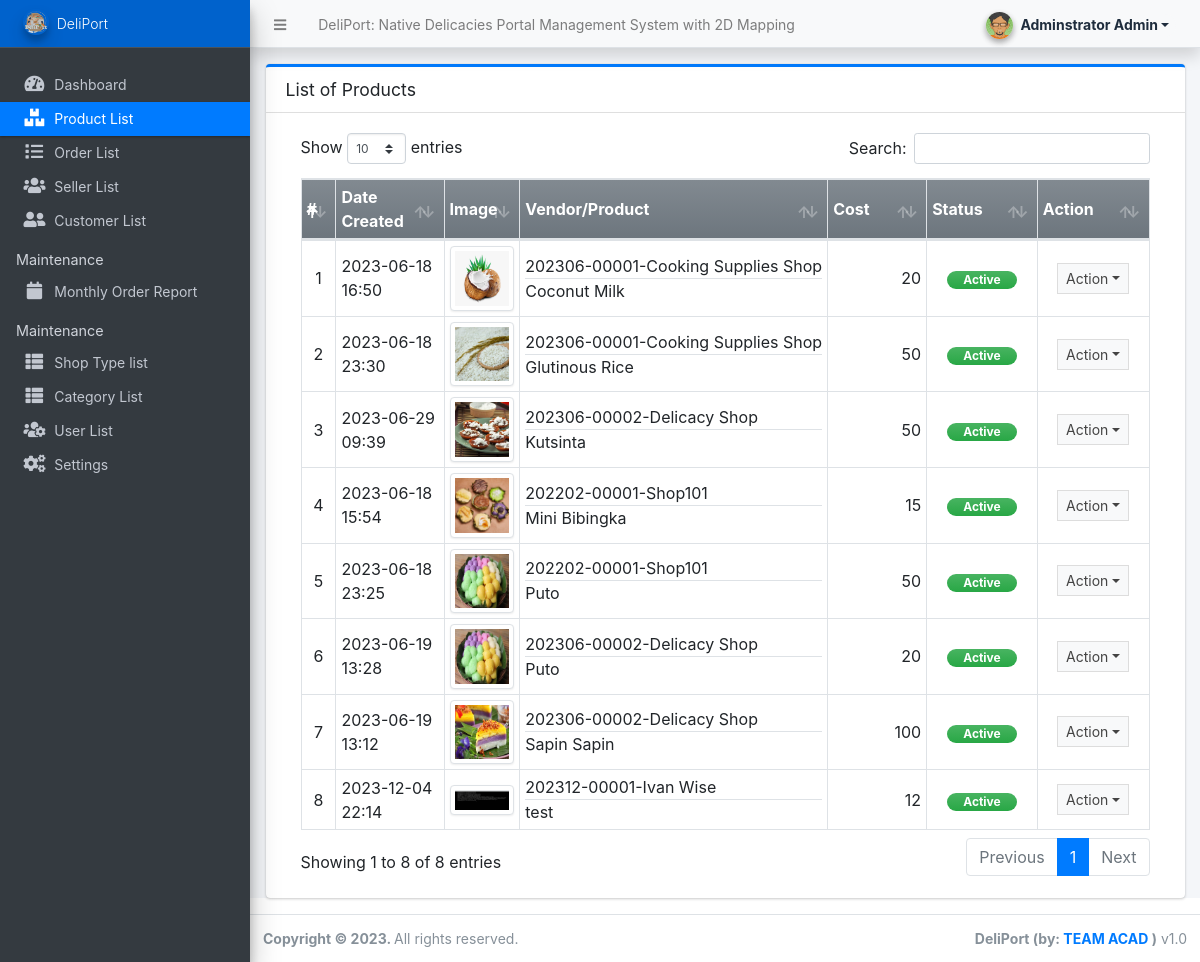
Page /admin/?page=products (signed in) on the committed database.
### tables this page shows
CREATE TABLE `product_list` (
  `id` int(30) NOT NULL,
  `vendor_id` int(30) DEFAULT NULL,
  `category_id` int(30) DEFAULT NULL,
  `name` text NOT NULL,
  `description` text NOT NULL,
  `price` double NOT NULL DEFAULT '0',
  `image_path` text,
  `status` tinyint(1) NOT NULL DEFAULT '1',
  `delete_flag` tinyint(1) NOT NULL DEFAULT '0',
  `limit_per_day` int(11) DEFAULT NULL,
  `supplier_id` int(11) DEFAULT NULL,
  `date_created` datetime NOT NULL DEFAULT CURRENT_TIMESTAMP,
  `date_updated` datetime DEFAULT NULL ON UPDATE CURRENT_TIMESTAMP
);

CREATE TABLE `vendor_list` (
  `id` int(30) NOT NULL,
  `code` varchar(100) NOT NULL,
  `shop_type_id` int(30) NOT NULL,
  `shop_name` text NOT NULL,
  `shop_owner` text NOT NULL,
  `contact` text NOT NULL,
  `username` text NOT NULL,
  `password` text NOT NULL,
  `avatar` text,
  `status` tinyint(1) NOT NULL DEFAULT '0',
  `delete_flag` tinyint(1) NOT NULL DEFAULT '0',
  `business_permit` text,
  `is_supplier` tinyint(4) NOT NULL DEFAULT '0',
  `date_created` datetime NOT NULL DEFAULT CURRENT_TIMESTAMP,
  `date_updated` datetime DEFAULT NULL ON UPDATE CURRENT_TIMESTAMP
);

### config.php (called while the page is built, shortened)
<?php
require_once('classes/DBConnection.php');
require_once('classes/SystemSettings.php');
function validate_image($file){
    $file = explode("?",$file)[0];
	if(!empty($file)){
		if(is_file(base_app.$file)){
			return base_url.$file;
		}else{
			return base_url.'dist/img/no-image-available.png';
		}
	}else{
		return base_url.'dist/img/no-image-available.png';
	}
}
function isMobileDevice(){
    $aMobileUA = array(
        '/iphone/i' => 'iPhone',
        '/ipod/i' => 'iPod',
        '/ipad/i' => 'iPad',
        '/android/i' => 'Android',
        '/blackberry/i' => 'BlackBerry',
        '/webos/i' => 'Mobile'
    );
    return false;
}
function format_num($number = 0, $max_decimal = ''){
    if(is_numeric($number)){
        $ex = explode('.',$number);
        $dec = isset($ex[1]) ? strlen($ex[1]) : 0;
        if(empty($max_decimal) || (is_numeric($max_decimal) && $max_decimal >= $dec)){
            return number_format($number,$dec);
        }else{
            if(is_numeric($max_decimal))
                return number_format($number,$max_decimal);
            else
                return "Invalid Maximum Decimal";
        }
    }else{
        return "Invalid Number";
    }
}
?>

### classes/DBConnection.php (called while the page is built, shortened)
<?php
class DBConnection{
    private $host = DB_SERVER;
    private $username = DB_USERNAME;
    private $password = DB_PASSWORD;
    private $database = DB_NAME;
    public $conn;
    public function __construct(){
        if (!isset($this->conn)) {
            $this->conn = new mysqli($this->host, $this->username, $this->password, $this->database);
        }
    }
}
?>

### classes/SystemSettings.php (called while the page is built, shortened)
<?php
class SystemSettings extends DBConnection{
	function userdata($field = ''){
		if(!empty($field)){
			if(isset($_SESSION['userdata'][$field]))
				return $_SESSION['userdata'][$field];
			else
				return null;
		}else{
			return false;
		}
	}
	function info($field=''){
		if(!empty($field)){
			if(isset($_SESSION['system_info'][$field]))
				return $_SESSION['system_info'][$field];
			else
				return false;
		}else{
			return false;
		}
	}
}
$_settings = new SystemSettings();
?>

### admin/products/index.php (the view, shortened to what this page needs)
<div class="card card-outline card-primary">
	<div class="card-header">
		<h3 class="card-title">List of Products</h3>
	</div>
	<div class="card-body">
		<div class="container-fluid">
        <div class="container-fluid">
			<table class="table table-bordered table-stripped">
				<colgroup>
					<col width="5%">
					<col width="15%">
					<col width="10%">
					<col width="25%">
					<col width="15%">
					<col width="15%">
					<col width="15%">
				</colgroup>
				<thead>
					<tr class="bg-gradient-secondary">
						<th>#</th>
						<th>Date Created</th>
						<th>Image</th>
						<th>Vendor/Product</th>
						<th>Cost</th>
						<th>Status</th>
						<th>Action</th>
					</tr>
				</thead>
				<tbody>
					<?php
					$i = 1;
						$qry = $conn->query("SELECT p.*,v.code, v.shop_name as `vendor` from `product_list` p inner join vendor_list v on p.vendor_id = v.id where p.delete_flag = 0 order by p.`name` asc ");
						while($row = $qry->fetch_assoc()):
					?>
						<tr>
							<td class="text-center"><?php echo $i++; ?></td>
							<td><?php echo date("Y-m-d H:i",strtotime($row['date_created'])) ?></td>
							<td class="text-center"><img src="<?= validate_image($row['image_path']) ?>" alt="Product Image" class="border border-gray img-thumbnail product-img"></td>
							<td>
								<div class="border-bottom text-truncate"><?= $row['code'].'-'.$row['vendor'] ?></div>
								<div class="text-truncate"><?= $row['name'] ?></div>
							</td>
							<td class="text-right"><?php echo format_num($row['price']) ?></td>
							<td class="text-center">
                                <?php if($row['status'] == 1): ?>
                                    <span class="badge badge-success bg-gradient-success px-3 rounded-pill">Active</span>
                                <?php else: ?>
                                    <span class="badge badge-danger bg-gradient-danger px-3 rounded-pill">Inactive</span>
                                <?php endif; ?>
                            </td>
							<td align="center">
								 <button type="button" class="btn btn-flat btn-default btn-sm dropdown-toggle dropdown-icon" data-toggle="dropdown">
				                  		Action
				                  </button>
							</td>
						</tr>
					<?php endwhile; ?>
				</tbody>
			</table>
		</div>
		</div>
	</div>
</div>

### admin/index.php (shortened to what this page needs)
<?php require_once('../config.php'); ?>
 <!DOCTYPE html>
<html lang="en" class="" style="height: auto;">
<?php require_once('inc/header.php') ?>
  <body class="sidebar-mini layout-fixed control-sidebar-slide-open layout-navbar-fixed sidebar-mini-md sidebar-mini-xs" data-new-gr-c-s-check-loaded="14.991.0" data-gr-ext-installed="" style="height: auto;">
    <div class="wrapper">
     <?php require_once('inc/topBarNav.php') ?>
     <?php require_once('inc/navigation.php') ?>
     <?php $page = isset($_GET['page']) ? $_GET['page'] : 'home';  ?>
      <div class="content-wrapper pt-3" style="min-height: 567.854px;">
        <section class="content">
          <div class="container-fluid">
            <?php
              if(!file_exists($page.".php") && !is_dir($page)){
                  include '404.html';
              }else{
                if(is_dir($page))
                  include $page.'/index.php';
                else
                  include $page.'.php';
              }
            ?>
          </div>
        </section>
      </div>
      <?php require_once('inc/footer.php') ?>
  </body>
</html>

### admin/inc/header.php (shortened to what this page needs)
<head>
    <link rel="stylesheet" href="<?php echo base_url ?>plugins/fontawesome-free/css/all.min.css">
    <link rel="stylesheet" href="<?php echo base_url ?>plugins/tempusdominus-bootstrap-4/css/tempusdominus-bootstrap-4.min.css">
  <link rel="stylesheet" href="<?php echo base_url ?>plugins/datatables-bs4/css/dataTables.bootstrap4.min.css">
  <link rel="stylesheet" href="<?php echo base_url ?>plugins/datatables-responsive/css/responsive.bootstrap4.min.css">
  <link rel="stylesheet" href="<?php echo base_url ?>plugins/datatables-buttons/css/buttons.bootstrap4.min.css">
  <link rel="stylesheet" href="<?php echo base_url ?>plugins/select2/css/select2.min.css">
  <link rel="stylesheet" href="<?php echo base_url ?>plugins/select2-bootstrap4-theme/select2-bootstrap4.min.css">
    <link rel="stylesheet" href="<?php echo base_url ?>plugins/icheck-bootstrap/icheck-bootstrap.min.css">
    <link rel="stylesheet" href="<?php echo base_url ?>plugins/jqvmap/jqvmap.min.css">
    <link rel="stylesheet" href="<?php echo base_url ?>dist/css/adminlte.css">
    <link rel="stylesheet" href="<?php echo base_url ?>dist/css/custom.css">
    <link rel="stylesheet" href="<?php echo base_url ?>plugins/overlayScrollbars/css/OverlayScrollbars.min.css">
    <link rel="stylesheet" href="<?php echo base_url ?>plugins/daterangepicker/daterangepicker.css">
    <link rel="stylesheet" href="<?php echo base_url ?>plugins/summernote/summernote-bs4.min.css">
  <link rel="stylesheet" href="<?php echo base_url ?>plugins/sweetalert2-theme-bootstrap-4/bootstrap-4.min.css">
  </head>

### admin/inc/topBarNav.php (shortened to what this page needs)
<nav class="main-header navbar navbar-expand navbar-light text-sm shadow">
  <ul class="navbar-nav">
    <li class="nav-item">
    <a class="nav-link" data-widget="pushmenu" href="#" role="button"><i class="fas fa-bars"></i></a>
    </li>
    <li class="nav-item d-none d-sm-inline-block">
      <a href="<?php echo base_url ?>" class="nav-link"><?php echo (!isMobileDevice()) ? $_settings->info('name'):$_settings->info('short_name'); ?></a>
    </li>
  </ul>
  <ul class="navbar-nav ml-auto">
    <li class="nav-item">
      <div class="btn-group nav-link">
            <button type="button" class="btn btn-rounded badge badge-light dropdown-toggle dropdown-icon" data-toggle="dropdown">
              <span><img src="<?php echo validate_image($_settings->userdata('avatar')) ?>" class="img-circle elevation-2 user-img" alt="User Image"></span>
              <span class="ml-3"><?php echo ucwords($_settings->userdata('firstname').' '.$_settings->userdata('lastname')) ?></span>
            </button>
        </div>
    </li>
  </ul>
</nav>

### admin/inc/navigation.php (shortened to what this page needs)
<aside class="main-sidebar sidebar-dark-primary elevation-4 sidebar-no-expand">
  <a href="<?php echo base_url ?>admin" class="brand-link bg-primary text-sm">
  <img src="<?php echo validate_image($_settings->info('logo'))?>" alt="Store Logo" class="brand-image img-circle elevation-3" style="opacity: .8;width: 1.6rem;height: 1.6rem;max-height: unset">
  <span class="brand-text font-weight-light"><?php echo $_settings->info('short_name') ?></span>
  </a>
  <div class="sidebar os-host os-theme-light os-host-overflow os-host-overflow-y os-host-resize-disabled os-host-transition os-host-scrollbar-horizontal-hidden">
    <div class="os-content-glue" style="margin: 0px -8px; width: 249px; height: 646px;"></div>
    <div class="os-padding">
      <div class="os-viewport os-viewport-native-scrollbars-invisible" style="overflow-y: scroll;">
        <div class="os-content" style="padding: 0px 8px; height: 100%; width: 100%;">
          <nav class="mt-4">
             <ul class="nav nav-pills nav-sidebar flex-column text-sm nav-compact nav-flat nav-child-indent nav-collapse-hide-child" data-widget="treeview" role="menu" data-accordion="false">
              <li class="nav-item dropdown">
                <a href="./" class="nav-link nav-home">
                  <i class="nav-icon fas fa-tachometer-alt"></i>
                  <p>
                    Dashboard
                  </p>
                </a>
              </li>
              <li class="nav-item dropdown">
                <a href="<?php echo base_url ?>admin/?page=products" class="nav-link nav-products">
                  <i class="nav-icon fas fa-boxes"></i>
                  <p>
                    Product List
                  </p>
                </a>
              </li>
              <li class="nav-item dropdown">
                <a href="<?php echo base_url ?>admin/?page=orders" class="nav-link nav-orders">
                  <i class="nav-icon fas fa-list"></i>
                  <p>
                    Order List
                  </p>
                </a>
              </li>
              <li class="nav-item dropdown">
                <a href="<?php echo base_url ?>admin/?page=vendors" class="nav-link nav-vendors">
                  <i class="nav-icon fas fa-users"></i>
                  <p>
                    Seller List
                  </p>
                </a>
              </li>
              <li class="nav-item dropdown">
                <a href="<?php echo base_url ?>admin/?page=clients" class="nav-link nav-clients">
                  <i class="nav-icon fas fa-user-friends"></i>
                  <p>
                    Customer List
                  </p>
                </a>
              </li>
              <li class="nav-header">Maintenance</li>
              <li class="nav-item dropdown">
                <a href="<?php echo base_url ?>admin/?page=reports/order_reports" class="nav-link nav-reports_order_reports">
                  <i class="nav-icon fas fa-calendar"></i>
                  <p>
                    Monthly Order Report
                  </p>
                </a>
              </li>
              <?php if($_settings->userdata('type') == 1): ?>
              <li class="nav-header">Maintenance</li>
              <li class="nav-item dropdown">
                <a href="<?php echo base_url ?>admin/?page=shop_types" class="nav-link nav-shop_types">
                  <i class="nav-icon fas fa-th-list"></i>
                  <p>
                    Shop Type list
                  </p>
                </a>
              </li>
              <li class="nav-item dropdown">
                <a href="<?php echo base_url ?>admin/?page=categories" class="nav-link nav-categories">
                  <i class="nav-icon fas fa-th-list"></i>
                  <p>
                    Category List
                  </p>
                </a>
              </li>
              <li class="nav-item dropdown">
                <a href="<?php echo base_url ?>admin/?page=user/list" class="nav-link nav-user_list">
                  <i class="nav-icon fas fa-users-cog"></i>
                  <p>
                    User List
                  </p>
                </a>
              </li>
              <li class="nav-item dropdown">
                <a href="<?php echo base_url ?>admin/?page=system_info" class="nav-link nav-system_info">
                  <i class="nav-icon fas fa-cogs"></i>
                  <p>
                    Settings
                  </p>
                </a>
              </li>
              <?php endif; ?>
            </ul>
          </nav>
        </div>
      </div>
    </div>
  </div>
</aside>

### admin/inc/footer.php (shortened to what this page needs)
<footer class="main-footer text-sm">
        <strong>Copyright © <?php echo date('Y') ?>.
        </strong>
        All rights reserved.
        <div class="float-right d-none d-sm-inline-block">
          <b><?php echo $_settings->info('short_name') ?> (by: <a href="" target="blank">TEAM ACAD</a> )</b> v1.0
        </div>
      </footer>
    </div>

### admin/inc/topBarNav.php (style rules this page uses)
.user-img { position: absolute; height: 27px; width: 27px; object-fit: cover; left: -7%; top: -12%; }
.btn-rounded { border-radius: 50px; }

### admin/products/index.php (style rules this page uses)
.product-img { width: calc(100%); height: auto; max-width: 5em; object-fit:scale-down; object-position:center center; }

### rows in the picture
product_list: date_created "2023-06-18 16:50", shows a picture, vendor.code "202306-00001", vendor.shop_name "Cooking Supplies Shop", name "Coconut Milk", price "20", status "Active"
product_list: date_created "2023-06-18 23:30", shows a picture, vendor.code "202306-00001", vendor.shop_name "Cooking Supplies Shop", name "Glutinous Rice", price "50", status "Active"
product_list: date_created "2023-06-29 09:39", shows a picture, vendor.code "202306-00002", vendor.shop_name "Delicacy Shop", name "Kutsinta", price "50", status "Active"
product_list: date_created "2023-06-18 15:54", shows a picture, vendor.code "202202-00001", vendor.shop_name "Shop101", name "Mini Bibingka", price "15", status "Active"
product_list: date_created "2023-06-18 23:25", vendor.code "202202-00001", vendor.shop_name "Shop101", name "Puto", price "50", status "Active"
product_list: date_created "2023-06-19 13:28", vendor.code "202306-00002", vendor.shop_name "Delicacy Shop", name "Puto", price "20", status "Active"
product_list: date_created "2023-06-19 13:12", shows a picture, vendor.code "202306-00002", vendor.shop_name "Delicacy Shop", name "Sapin Sapin", price "100", status "Active"
product_list: date_created "2023-12-04 22:14", shows a picture, vendor.code "202312-00001", vendor.shop_name "Ivan Wise", name "test", price "12", status "Active"

### other values in the picture
$_settings->info('name') "DeliPort: Native Delicacies Portal Management System with 2D Mapping"
$_settings->userdata('firstname').' '.$_settings->userdata('lastname') "Adminstrator Admin"
$_settings->info('short_name') "DeliPort"
